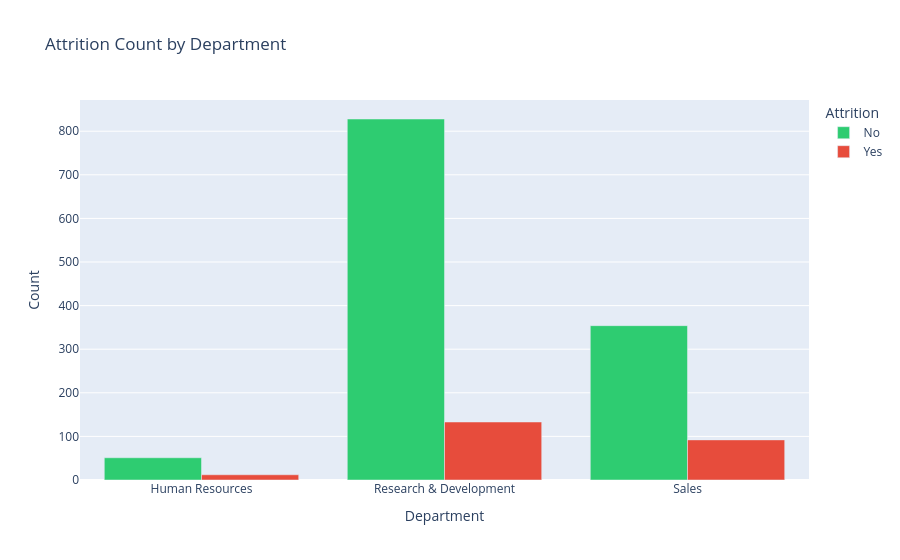

Notebook code for this chart:
### Code cell
# Attrition by Department
dept_attrition = df.groupby(['Department', 'Attrition']).size().reset_index(name='Count')

fig = px.bar(
    dept_attrition,
    x='Department', y='Count', color='Attrition',
    barmode='group',
    title='Attrition Count by Department',
    color_discrete_map={'Yes': '#e74c3c', 'No': '#2ecc71'}
)
fig.show()

### Figure 1 — Plotly figure (JSON) as saved in the notebook; plotly's stock layout.template omitted (floating-point values rounded to 4 significant figures)
{"data": [{"alignmentgroup": "True", "hovertemplate": "Attrition=No<br>Department=%{x}<br>Count=%{y}<extra></extra>", "legendgroup": "No", "marker": {"color": "#2ecc71", "pattern": {"shape": ""}}, "name": "No", "offsetgroup": "No", "orientation": "v", "showlegend": true, "textposition": "auto", "type": "bar", "x": ["Human Resources", "Research & Development", "Sales"], "xaxis": "x", "y": [51, 828, 354], "yaxis": "y"}, {"alignmentgroup": "True", "hovertemplate": "Attrition=Yes<br>Department=%{x}<br>Count=%{y}<extra></extra>", "legendgroup": "Yes", "marker": {"color": "#e74c3c", "pattern": {"shape": ""}}, "name": "Yes", "offsetgroup": "Yes", "orientation": "v", "showlegend": true, "textposition": "auto", "type": "bar", "x": ["Human Resources", "Research & Development", "Sales"], "xaxis": "x", "y": [12, 133, 92], "yaxis": "y"}], "layout": {"barmode": "group", "legend": {"title": {"text": "Attrition"}, "tracegroupgap": 0}, "title": {"text": "Attrition Count by Department"}, "xaxis": {"anchor": "y", "domain": [0, 1], "title": {"text": "Department"}}, "yaxis": {"anchor": "x", "domain": [0, 1], "title": {"text": "Count"}}}}
